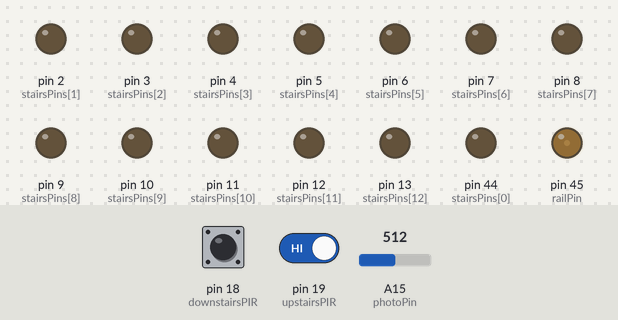
The sketch below on a simulated Arduino Mega 2560, built with avr-gcc and run on an emulated ATmega2560. Shown: output pins drawn as LEDs (lit = HIGH). The test bench sets the inputs (shaded band); at power-on: A15 (photoPin) = 512, pin 18 (downstairsPIR) HIGH, pin 19 (upstairsPIR) HIGH.

Above: at 1.3 s.
1.4 s: A15 (photoPin) set to 710
At 1.8 s:
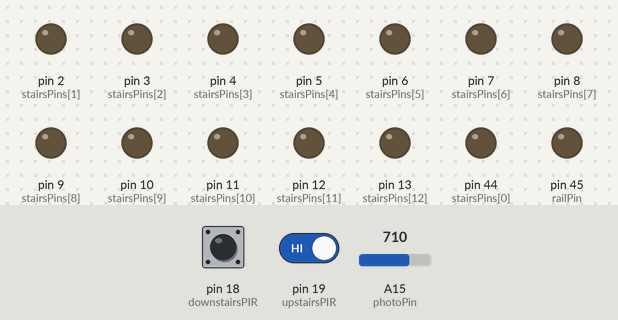
2.9 s: A15 (photoPin) set to 511
At 4.1 s:
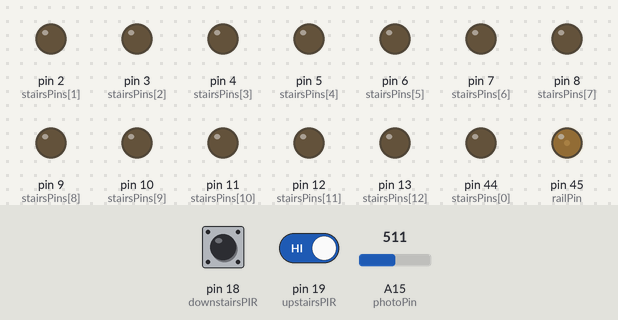
4.4 s: A15 (photoPin) set to 716
At 5.2 s:
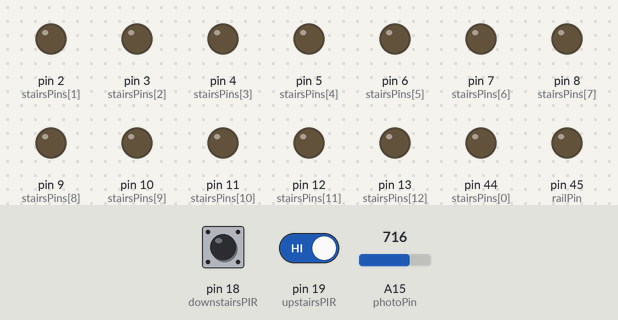
5.9 s: pin 18 (downstairsPIR) pulsed LOW 2 times (0.12 s each, 0.3 s apart)
At 8.6 s:
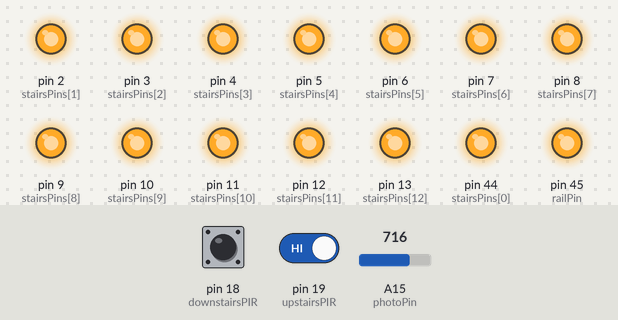
8.9 s: pin 18 (downstairsPIR) driven LOW and pin 19 (upstairsPIR) driven LOW
At 11.81 s:
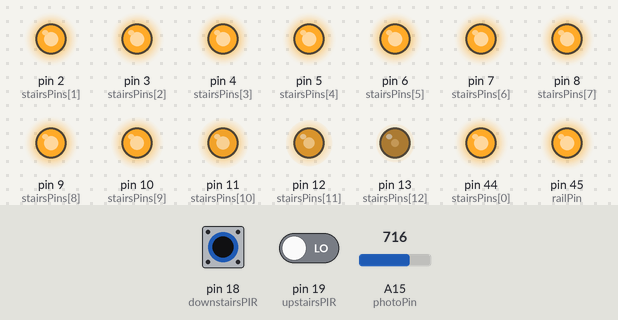
11.9 s: pin 18 (downstairsPIR) driven HIGH
At 14.2 s:
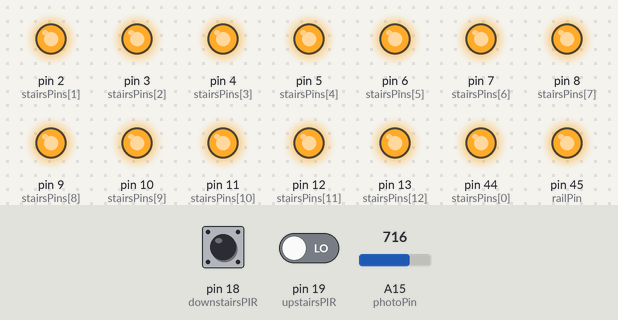
Timing chart, 0 to 15.7 s (numbered marks = the images above; inputs shaded):
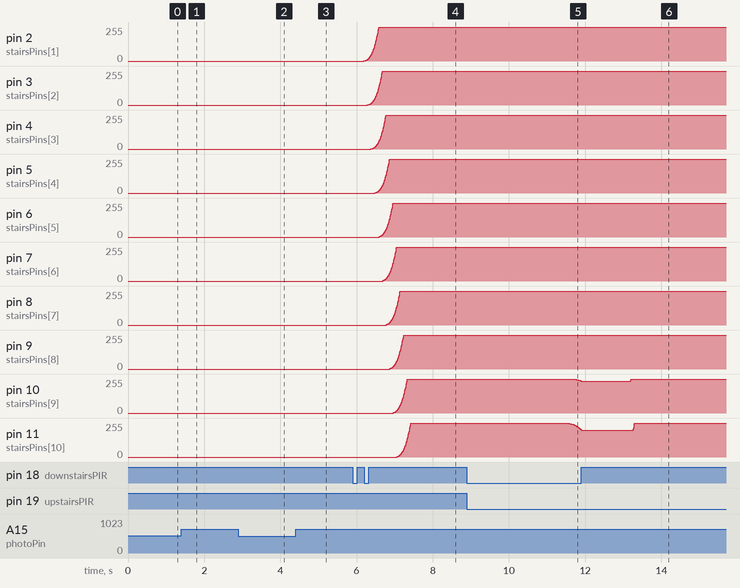

The sketch:

waveFade.ino
```cpp
/*

 */
#define TRIGER_ON 1
#define TRIGER_OFF 0
#define PIR_UP 2
#define PIR_DN 1
#define NO_PIR 0


byte timer = 0;           // The higher the number, the slower the timing.
byte onTime = 20;         //

byte stepDelay = 9;

byte stairsPins[] = {
  44,2, 3, 4, 5, 6, 7, 8, 9, 10, 11, 12, 13}; // an array of  PWM pin numbers to which LEDs are attached
byte stairsBrightness[] = {
  0, 0, 0, 0, 0, 0, 0, 0, 0, 0, 0, 0, 0 };
byte stairsCount = 13;       // the number of pins (i.e. the length of the array)

byte railPin = 45;
byte dimmRail = 0;
byte railBrightness = 0;
boolean flgDark = false;
boolean flgBlck = false;

byte photoPin = A15;


short trigerOnUp = 0;
short trigerOffUp = 0;
short trigerOnDown = 0;
short trigerOffDown = 0;
short frameOnUp = 0;
short frameOnDown = 0;
short frameOffUp = 0;
short frameOffDown = 0;


byte waveFormT[13][196];
byte offset[196];

//pin for downStars PIR with interrupt
byte downstairsPIR = 18;

//pin for upStars PIR with interrupt
byte upstairsPIR = 19;

byte lastSeenPir = NO_PIR;

void setup() {

  //  Serial.begin(9600);

  // the array elements are numbered from 0 to (stairsCount - 1).
  // use a for loop to initialize each pin as an output:
  for (int thisPin = 0; thisPin < stairsCount; thisPin++) {
    pinMode(stairsPins[thisPin], OUTPUT);
  }

  pinMode(downstairsPIR, INPUT);
  pinMode(upstairsPIR, INPUT);

  pinMode(photoPin, INPUT);

  //initialize railPin as output
  pinMode(railPin, OUTPUT);

  //wywolanie funkcji obliczajacej tablice animacji
  setupWaveFormT();

  //attaching interrupts
  attachInterrupt(5, downstairsPirIsr, RISING);
  attachInterrupt(4, upstairsPirIsr, RISING);
}

//obsługa przerwania czujki na dole schodów
void downstairsPirIsr() {
  noInterrupts();
  {
    //triger wlacz w gore
    trigerOnUp = 1;

    //reset timera
    setTimer();

    //ostatnio widziana czujka
    lastSeenPir = PIR_DN;

    //reset wygaszania
    resetFramesCount();
  }
  interrupts();
}


//analogiczna obsługa czujki na górze schodów
void upstairsPirIsr() {
  noInterrupts();
  {
    //triger wlacz w dol
    trigerOnDown = 1;

    //reset timera
    setTimer();

    //ostatnio widziana czujka
    lastSeenPir = PIR_UP;

    //reset wygaszania
    resetFramesCount();
  }
  interrupts();
}

void resetFramesCount(){
  frameOffUp = 0;
  frameOffDown = 0;
  trigerOffUp = TRIGER_OFF;
  trigerOffDown = TRIGER_OFF;
}

void setTimer(){
  if(lastSeenPir == NO_PIR){
    timer = 5 * onTime;
  }
  else{
    timer = onTime;
  }
  //  Serial.println(timer);
}

//SPRAWDZONA
//FUNKCJA WŁĄCZA FALĘ ŚWIETLNĄ
void waveLightOn() {

  //sprawdzamy czy to nie koniec animacji, jezeli tak to zerujemy liczniki klatek i flagę pirEvent
  if(frameOnDown + frameOnUp >= 246 || frameOnDown >= 195
    || frameOnUp >= 195){
    trigerOnUp = TRIGER_OFF;
    trigerOnDown = TRIGER_OFF;
    frameOnDown = 0;
    frameOnUp = 0;
    return;
  }

  //Mamy tablicę z zapisanymi klatkami animacji (jednowymiarowe)
  //w kolejnych przebiegach wyświetlamy kolejne klatki, ale klatki różnią sie na max 5 polach
  //Tablica offset zawiera informacje o tym które pola zmieniają się w danej klatce obrazu
  //offset[frameOnXXX] jest tym polem od którego zaczynamy zmiany
  if(trigerOnUp==TRIGER_ON){
    for (byte x = offset[frameOnUp]; (x < offset[frameOnUp]+5) && (x<13); x++) {
      if(stairsBrightness[x] < waveFormT[x][frameOnUp]){
        stairsBrightness[x] = waveFormT[x][frameOnUp];
        analogWrite(stairsPins[x], waveFormT[x][frameOnUp]);
      }
    }
    frameOnUp++;
    railOn();
  }

  //zapalanie w dół (tylko 5 w przebiegu petli)
  if(trigerOnDown==TRIGER_ON){
    for (byte x = offset[frameOnDown]; (x < offset[frameOnDown]+5) && (x<13); x++) {
      if(stairsBrightness[12-x] < waveFormT[x][frameOnDown]){
        stairsBrightness[12-x] = waveFormT[x][frameOnDown];
        analogWrite(stairsPins[12-x], stairsBrightness[12-x]);
      }
    }
    frameOnDown++;
    railOn();
  }
  delay(stepDelay);
}


//Funkcja wygaszająca
//sprawdzamy czy mozna rozpocząć wyłączanie stopni
//jezeli tak to kopiujemy lastSeenPir do offDirection
//offDirection !=0 oznacza że należy rozpocząć wyłączanie
//offDirection jest potrzebne bo w czasie wygaszania moze nastąpić nowe przerwanie z czujki

void waveLightOff() {

  //timer = 1 oznacza ze czas przygotowac sie do wyłączenia.
  if(timer == 1 && (trigerOffUp + trigerOffDown)==TRIGER_OFF){
    if(lastSeenPir == PIR_UP){
      trigerOffUp = 1;
    }
    else {
      trigerOffDown = 1;
    }
    lastSeenPir = NO_PIR;
  }

  //JEŻELI TIMER >1 to nie mamy tu nic do roboty

  if(timer >1 || (trigerOffUp + trigerOffDown)==0){
    return;
  }

  //ZEROWANIE TIMERA PO PEŁNYM WYGASZENIU
  if(frameOffUp >= 196 || frameOffDown >= 196){
    frameOffUp = 0;
    frameOffDown = 0;
    trigerOffUp = TRIGER_OFF;
    trigerOffDown = TRIGER_OFF;
    timer=0;
    flgBlck = false;
    return;
  }

  //WŁAŚCIWE WYGASZANIE z GORY na DOL
  if(trigerOffUp == TRIGER_ON){
    for (byte x = offset[frameOffUp]; (x < offset[frameOffUp]+5) && (x<13); x++) {
      if(stairsBrightness[x] > 255 - waveFormT[x][frameOffUp]){
        stairsBrightness[x] = 255 -  waveFormT[x][frameOffUp];
        analogWrite(stairsPins[x], stairsBrightness[x]);
      }
    }
    frameOffUp++;
    railOff();
  }

  //WŁAŚCIWE WYGASZANIE Z DOLU DO GORY
  if(trigerOffDown == TRIGER_ON){
    for (byte x = offset[frameOffDown]; (x < offset[frameOffDown]+5) && (x<13); x++) {
      if(stairsBrightness[12-x] > 255 - waveFormT[x][frameOffDown]){
        stairsBrightness[12-x] = 255 - waveFormT[x][frameOffDown];
        analogWrite(stairsPins[12-x], stairsBrightness[12-x]);
      }
    }
    frameOffDown++;
    railOff();
  }

  //OPOZNIENIE
  delay(stepDelay);


}

// FUNKCJA PRZYGOTOWUJĄCA KLATKI DO ANIMACJI
void setupWaveFormT() {
  int y=0;
  float z = 0;
  for (int time = 0; time < 196; time++) {
    offset[time]=0;
    for (byte x = 0; (x < 13); x++) {
      //y = -5 *  (12*x - time);
      z = x - (0.1*time);
      y = -2 * (z*z*z);
      if(y<0)
        y=0;
      if(y>=255){
        y=255;
        offset[time]=x;
      }
      waveFormT[x][time] =  y;
    }
  }

}

void railOnDark(){

  if(analogRead(photoPin)<600){
    dimmRail = waveFormT[0][24];
    if((!flgBlck) && !flgDark){
      analogWrite(railPin,dimmRail);
      flgDark = true;
    }
  }
  if(analogRead(photoPin)>700){
    dimmRail = 0;
    if((!flgBlck) && flgDark){
      analogWrite(railPin,dimmRail);
      flgDark = false;
    }

  }

}

void railOn(){
  if(!flgBlck)
    flgBlck=true;
  int lB = stairsBrightness[0]>stairsBrightness[12]?stairsBrightness[0]:stairsBrightness[12];
  analogWrite(railPin,dimmRail<lB?lB:dimmRail);
}

void railOff(){
  analogWrite(railPin,stairsBrightness[0]>stairsBrightness[12]?stairsBrightness[0]:stairsBrightness[12]);
  int lB = stairsBrightness[0]>stairsBrightness[12]?stairsBrightness[0]:stairsBrightness[12];
  analogWrite(railPin,dimmRail<lB?lB:dimmRail);
}

void loop() {

  //proba wlaczenia swiatel
  waveLightOn();

  //proba wylaczenia swiatel
  waveLightOff();

  railOnDark();

  //ODLICZANIE ROZPOCZYNAMY PO USTANIU SYGNAŁÓW Z CZUJEK I PO PEŁNYM ZAPALENIU OSWIETLENIA
  if (timer > 1  && digitalRead(upstairsPIR) == LOW && digitalRead(downstairsPIR) == LOW && ((trigerOnUp + trigerOnDown) == TRIGER_OFF) ){
    timer--;
    delay(100);
    //Serial.println(analogRead(photoPin));
  }
}
```

Measured:
- after the input at 1.4 s, pin 45 (railPin): 27/255 → 0/255 at once
- after the input at 2.9 s, pin 45 (railPin): 0/255 → 27/255 at once
- after the input at 4.4 s, pin 45 (railPin): 27/255 → 0/255 at once
- after the input at 5.9 s, pin 2 (stairsPins[1]): moves from 0/255 to 255/255 over 0.40 s, starting after 0.29 s; pin 3 (stairsPins[2]): moves from 0/255 to 255/255 over 0.40 s, starting after 0.39 s
- after the input at 8.9 s, pin 9 (stairsPins[8]): 255/255 → 253/255 after 3.0 s; pin 10 (stairsPins[9]): moves from 255/255 to 239/255 over 0.22 s, starting after 2.8 s
- after the input at 11.9 s, pin 2 (stairsPins[1]): stays 255/255 (without the input it goes to 253/255 after 1.3 s); pin 3 (stairsPins[2]): stays 255/255 (without the input it goes to 253/255 after 1.1 s)
